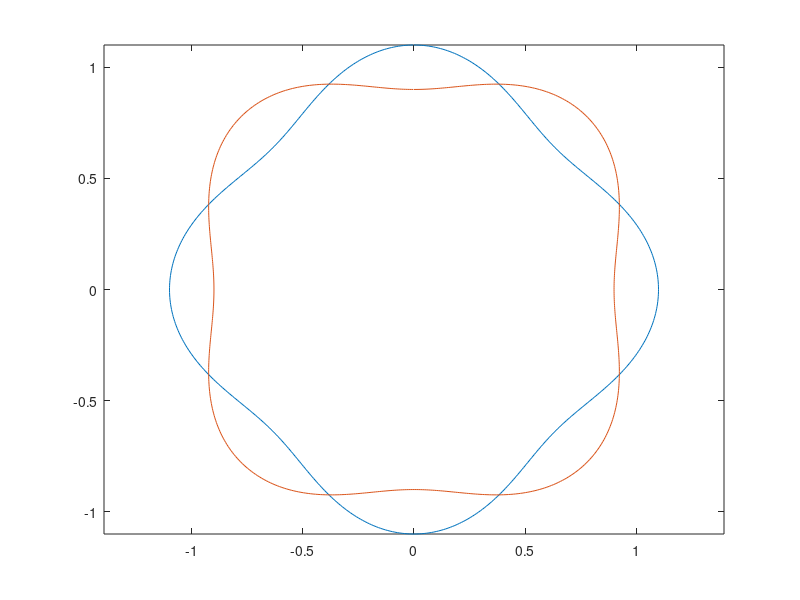
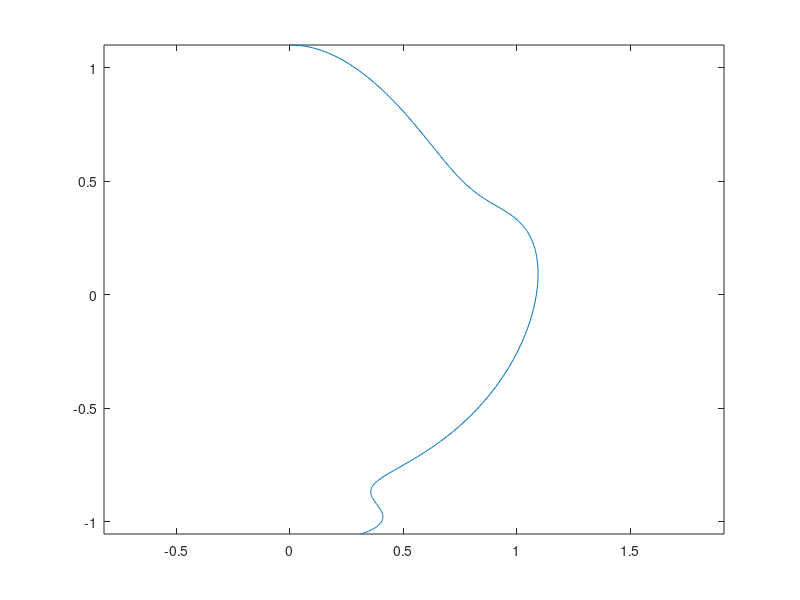

The MATLAB source for these figures, in order:
clearvars; 

t = 0:0.01:6.28;

R = 1;
a = 0.1;
freq = 4;

k=1;

for t = 0:0.01:6.28
    x1(k) = (R+a*cos(freq*t))*sin(t);
    y1(k) = (R+a*cos(freq*t))*cos(t);
    x2(k) = (R+a*cos(3.1415+freq*t))*sin(t);
    y2(k) = (R+a*cos(3.1415+freq*t))*cos(t);
    k=k+1;
end

k=1;
for s = 0:0.01:3.14
    x1s(k) = (R+a*cos(freq*s/R))*sin(s/(R+a*cos(freq*s/R)));
    y1s(k) = (R+a*cos(freq*s/R))*cos(s/(R+a*cos(freq*s/R)));
    k=k+1;
end
plot(x1,y1);
axis equal;
hold on;
plot(x2,y2);

figure(2);
plot(x1s,y1s);
axis equal;
